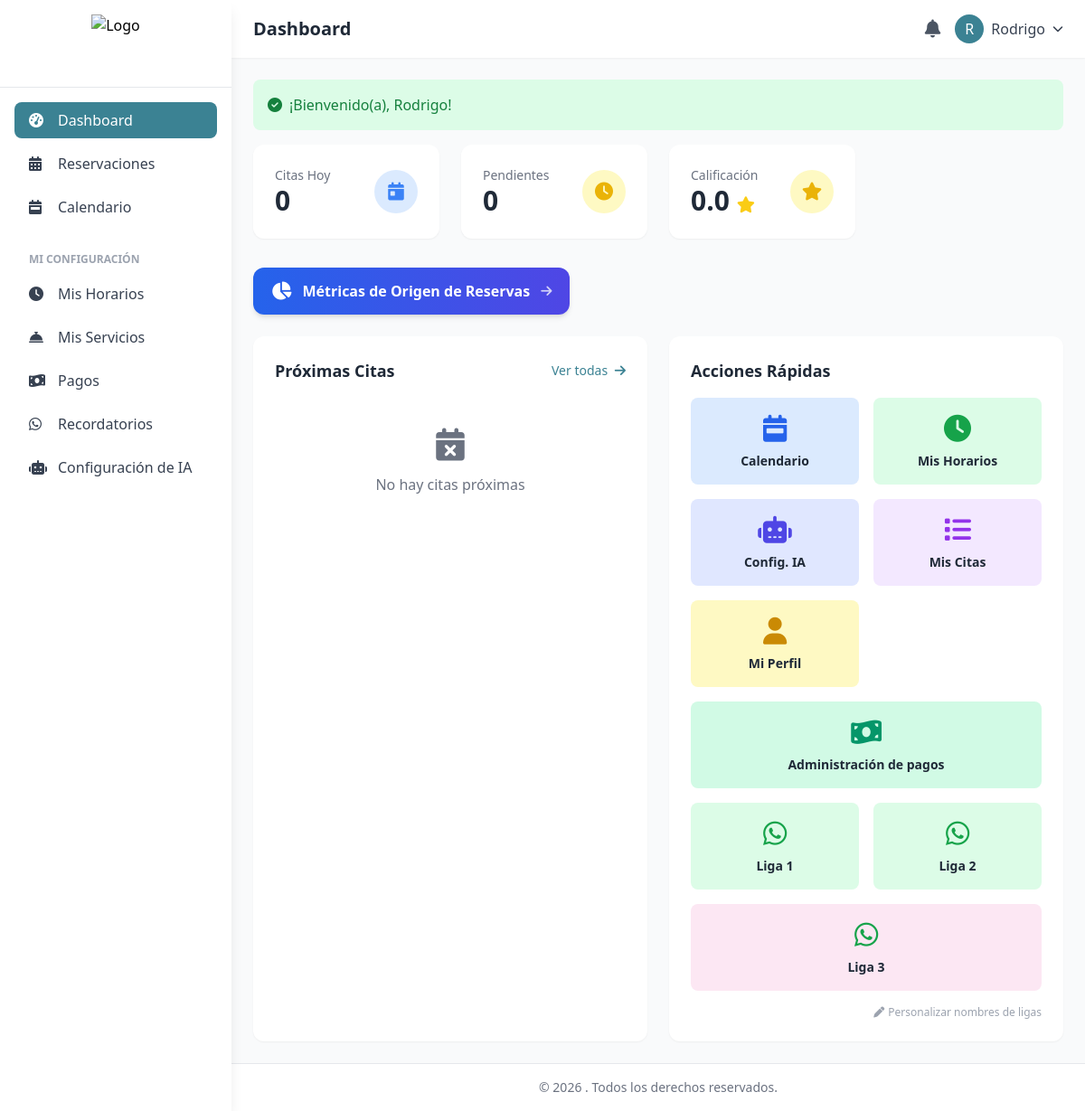
Page /dashboard (signed in) on the committed database.
### tables this page shows
CREATE TABLE `especialistas` (
  `id` int(11) NOT NULL,
  `usuario_id` int(11) NOT NULL,
  `sucursal_id` int(11) NOT NULL,
  `profesion` varchar(100) DEFAULT NULL,
  `especialidad` varchar(150) DEFAULT NULL,
  `descripcion` text,
  `experiencia_anos` int(11) DEFAULT '0',
  `tarifa_base` decimal(10,2) DEFAULT '0.00',
  `duracion_cita_default` int(11) DEFAULT '30' COMMENT 'minutos',
  `calificacion_promedio` decimal(3,2) DEFAULT '0.00',
  `total_resenas` int(11) DEFAULT '0',
  `foto` varchar(255) DEFAULT NULL,
  `activo` tinyint(1) DEFAULT '1',
  `created_at` timestamp NOT NULL DEFAULT CURRENT_TIMESTAMP,
  `updated_at` timestamp NOT NULL DEFAULT CURRENT_TIMESTAMP ON UPDATE CURRENT_TIMESTAMP,
  `nombre_liga1` varchar(60) DEFAULT NULL COMMENT 'Nombre personalizado para Liga 1',
  `nombre_liga2` varchar(60) DEFAULT NULL COMMENT 'Nombre personalizado para Liga 2',
  `nombre_liga3` varchar(60) DEFAULT NULL COMMENT 'Nombre personalizado para Liga 3'
);

### app/controllers/DashboardController.php (called while the page is built, shortened)
<?php
require_once __DIR__ . '/BaseController.php';
class DashboardController extends BaseController {
    public function index() {
        $user = currentUser();
        $data = [
            'title' => 'Dashboard',
            'user' => $user
        ];
        switch ($user['rol_id']) {
            case ROLE_SPECIALIST:
                $data = array_merge($data, $this->getSpecialistStats($user['id']));
                break;
        }
        $this->render('dashboard/index', $data);
    }
    private function getSpecialistStats($userId) {
        $specialist = $this->db->fetch(
            "SELECT * FROM especialistas WHERE usuario_id = ?",
            [$userId]
        );
        $todayAppointments = $this->db->fetch(
            "SELECT COUNT(*) as total FROM reservaciones
             WHERE especialista_id = ? AND fecha_cita = CURDATE()",
            [$specialist['id']]
        )['total'];
        $pendingAppointments = $this->db->fetch(
            "SELECT COUNT(*) as total FROM reservaciones
             WHERE especialista_id = ? AND estado = 'pendiente'",
            [$specialist['id']]
        )['total'];
        $upcomingAppointments = $this->db->fetchAll(
            "SELECT r.*,
                    COALESCE(CONCAT(u.nombre, ' ', u.apellidos), r.nombre_cliente, 'Cliente sin registro') as cliente_nombre_completo,
                    u.nombre as cliente_nombre, u.apellidos as cliente_apellidos,
                    u.telefono as cliente_telefono, s.nombre as servicio_nombre
             FROM reservaciones r
             LEFT JOIN usuarios u ON r.cliente_id = u.id
             JOIN servicios s ON r.servicio_id = s.id
             WHERE r.especialista_id = ? AND r.fecha_cita >= CURDATE()
             AND r.estado IN ('pendiente', 'confirmada')
             ORDER BY r.fecha_cita, r.hora_inicio
             LIMIT 10",
            [$specialist['id']]
        );
        return [
            'specialist' => $specialist,
            'todayAppointments' => $todayAppointments,
            'pendingAppointments' => $pendingAppointments,
            'upcomingAppointments' => $upcomingAppointments
        ];
    }
}

### helpers/functions.php (called while the page is built, shortened)
<?php
function url($path = '') {
    return BASE_URL . '/' . ltrim($path, '/');
}
function e($text) {
    return htmlspecialchars($text ?? '', ENT_QUOTES, 'UTF-8');
}
function isLoggedIn() {
    return isset($_SESSION['user_id']);
}
function currentUser() {
    if (isLoggedIn()) {
        return $_SESSION['user'] ?? null;
    }
    return null;
}
function getWhatsAppUrl($mensaje, $telefono = null) {
    if ($telefono === null) {
        $telefono = '5214463762553';
    }
    $telefonoLimpio = preg_replace('/[^0-9]/', '', $telefono);
    $mensajeCodificado = urlencode($mensaje);
    return "https://wa.me/{$telefonoLimpio}?text={$mensajeCodificado}";
}

### config/database.php (called while the page is built, shortened)
<?php
class Database {
    private static $instance = null;
    private $connection;
    private function __construct() {
        try {
            $dsn = "mysql:host=" . DB_HOST . ";dbname=" . DB_NAME . ";charset=" . DB_CHARSET;
            $options = [
                PDO::ATTR_ERRMODE => PDO::ERRMODE_EXCEPTION,
                PDO::ATTR_DEFAULT_FETCH_MODE => PDO::FETCH_ASSOC,
                PDO::ATTR_EMULATE_PREPARES => false,
            ];
            $this->connection = new PDO($dsn, DB_USER, DB_PASS, $options);
            $this->connection->exec("SET NAMES utf8mb4");
            $this->connection->exec("SET CHARACTER SET utf8mb4");
            if (defined('APP_TIMEZONE')) {
                $tz = new DateTimeZone(APP_TIMEZONE);
                $now = new DateTime('now', $tz);
                $offsetSeconds = $tz->getOffset($now);
                $sign = $offsetSeconds >= 0 ? '+' : '-';
                $abs = abs($offsetSeconds);
                $hours = str_pad((string) floor($abs / 3600), 2, '0', STR_PAD_LEFT);
                $minutes = str_pad((string) floor(($abs % 3600) / 60), 2, '0', STR_PAD_LEFT);
                $mysqlTz = $sign . $hours . ':' . $minutes;
                $this->connection->exec("SET time_zone = '{$mysqlTz}'");
            }
        } catch (PDOException $e) {
            die("Error de conexión a la base de datos: " . $e->getMessage());
        }
    }
    public static function getInstance() {
        if (self::$instance === null) {
            self::$instance = new self();
        }
        return self::$instance;
    }
    public function query($sql, $params = []) {
        $stmt = $this->connection->prepare($sql);
        $stmt->execute($params);
        return $stmt;
    }
    public function fetch($sql, $params = []) {
        return $this->query($sql, $params)->fetch();
    }
}

### app/views/dashboard/index.php (the view, shortened to what this page needs)
<?php
$user = currentUser();
$rolId = $user['rol_id'];
?>
<div class="grid grid-cols-1 md:grid-cols-2 lg:grid-cols-4 gap-6 mb-8">
    <?php if ($rolId == ROLE_SPECIALIST): ?>
    <div class="bg-white rounded-xl shadow-sm p-6">
        <div class="flex items-center justify-between">
            <div>
                <p class="text-sm text-gray-500">Citas Hoy</p>
                <p class="text-3xl font-bold text-gray-800"><?= $todayAppointments ?? 0 ?></p>
            </div>
            <div class="w-12 h-12 bg-blue-100 rounded-full flex items-center justify-center">
                <i class="fas fa-calendar-day text-blue-500 text-xl"></i>
            </div>
        </div>
    </div>
    <div class="bg-white rounded-xl shadow-sm p-6">
        <div class="flex items-center justify-between">
            <div>
                <p class="text-sm text-gray-500">Pendientes</p>
                <p class="text-3xl font-bold text-gray-800"><?= $pendingAppointments ?? 0 ?></p>
            </div>
            <div class="w-12 h-12 bg-yellow-100 rounded-full flex items-center justify-center">
                <i class="fas fa-clock text-yellow-500 text-xl"></i>
            </div>
        </div>
    </div>
    <div class="bg-white rounded-xl shadow-sm p-6">
        <div class="flex items-center justify-between">
            <div>
                <p class="text-sm text-gray-500">Calificación</p>
                <p class="text-3xl font-bold text-gray-800">
                    <?= number_format($specialist['calificacion_promedio'] ?? 0, 1) ?>
                    <i class="fas fa-star text-yellow-400 text-lg"></i>
                </p>
            </div>
            <div class="w-12 h-12 bg-yellow-100 rounded-full flex items-center justify-center">
                <i class="fas fa-star text-yellow-500 text-xl"></i>
            </div>
        </div>
    </div>
    <?php endif; ?>
</div>
<?php if ($rolId == ROLE_SUPERADMIN || $rolId == ROLE_BRANCH_ADMIN || $rolId == ROLE_SPECIALIST): ?>
<div class="mb-6">
    <a href="<?= url('/metricas/origen-reservas') ?>"
       class="inline-flex items-center gap-3 px-5 py-3 bg-gradient-to-r from-blue-600 to-indigo-600 text-white rounded-xl shadow-md hover:from-blue-700 hover:to-indigo-700 transition font-semibold">
        <i class="fas fa-chart-pie text-xl"></i>
        <span>Métricas de Origen de Reservas</span>
        <i class="fas fa-arrow-right text-sm opacity-75"></i>
    </a>
</div>
<?php endif; ?>
<div class="grid grid-cols-1 lg:grid-cols-2 gap-6">
    <div class="bg-white rounded-xl shadow-sm p-6">
        <div class="flex justify-between items-center mb-4">
            <h3 class="text-lg font-semibold text-gray-800">
                <?= $rolId == ROLE_CLIENT ? 'Mis Próximas Citas' : 'Próximas Citas' ?>
            </h3>
            <a href="<?= url($rolId == ROLE_CLIENT ? '/mis-citas' : '/reservaciones') ?>" class="text-primary text-sm hover:underline">
                Ver todas <i class="fas fa-arrow-right ml-1"></i>
            </a>
        </div>
        <?php if (empty($upcomingAppointments)): ?>
        <div class="text-center py-8 text-gray-500">
            <i class="fas fa-calendar-times text-4xl mb-3"></i>
            <p>No hay citas próximas</p>
        </div>
        <?php endif; ?>
    </div>
    <div class="bg-white rounded-xl shadow-sm p-6">
        <?php if ($rolId == ROLE_SUPERADMIN || $rolId == ROLE_BRANCH_ADMIN): ?>
        <h3 class="text-lg font-semibold text-gray-800 mb-4">Actividad del Mes</h3>
        <canvas id="monthlyChart" height="200"></canvas>
        <script>
        document.addEventListener('DOMContentLoaded', function() {
            const ctx = document.getElementById('monthlyChart');
            if (ctx) {
                new Chart(ctx, {
                    type: 'bar',
                    data: {
                        labels: <?= json_encode(array_map(function($s) {
                            return date('M Y', strtotime($s['mes'] . '-01'));
                        }, $monthlyStats ?? [])) ?>,
                        datasets: [{
                            label: 'Citas',
                            data: <?= json_encode(array_column($monthlyStats ?? [], 'total_citas')) ?>,
                            backgroundColor: 'rgba(59, 130, 246, 0.5)',
                            borderColor: 'rgb(59, 130, 246)',
                            borderWidth: 1
                        }]
                    },
                    options: {
                        responsive: true,
                        plugins: {
                            legend: {
                                display: false
                            }
                        },
                        scales: {
                            y: {
                                beginAtZero: true
                            }
                        }
                    }
                });
            }
        });
        </script>
        <?php else: ?>
        <h3 class="text-lg font-semibold text-gray-800 mb-4">Acciones Rápidas</h3>
        <div class="grid grid-cols-2 gap-4">
            <?php if ($rolId == ROLE_CLIENT): ?>
            <a href="<?= url('/reservaciones/nueva') ?>" class="p-4 bg-blue-100 rounded-lg text-center hover:bg-blue-200 transition">
                <i class="fas fa-plus-circle text-3xl text-blue-600 mb-2"></i>
                <p class="text-sm font-semibold text-gray-800">Nueva Cita</p>
            </a>
            <a href="<?= url('/mis-citas') ?>" class="p-4 bg-green-100 rounded-lg text-center hover:bg-green-200 transition">
                <i class="fas fa-calendar-alt text-3xl text-green-600 mb-2"></i>
                <p class="text-sm font-semibold text-gray-800">Mis Citas</p>
            </a>
            <a href="<?= url('/perfil') ?>" class="p-4 bg-purple-100 rounded-lg text-center hover:bg-purple-200 transition">
                <i class="fas fa-user text-3xl text-purple-600 mb-2"></i>
                <p class="text-sm font-semibold text-gray-800">Mi Perfil</p>
            </a>
            <a href="<?= url('/notificaciones') ?>" class="p-4 bg-yellow-100 rounded-lg text-center hover:bg-yellow-200 transition">
                <i class="fas fa-bell text-3xl text-yellow-600 mb-2"></i>
                <p class="text-sm font-semibold text-gray-800">Notificaciones</p>
            </a>
            <?php elseif ($rolId == ROLE_SPECIALIST): ?>
            <a href="<?= url('/calendario') ?>" class="p-4 bg-blue-100 rounded-lg text-center hover:bg-blue-200 transition">
                <i class="fas fa-calendar-week text-3xl text-blue-600 mb-2"></i>
                <p class="text-sm font-semibold text-gray-800">Calendario</p>
            </a>
            <a href="<?= url('/especialistas/horarios') ?>" class="p-4 bg-green-100 rounded-lg text-center hover:bg-green-200 transition">
                <i class="fas fa-clock text-3xl text-green-600 mb-2"></i>
                <p class="text-sm font-semibold text-gray-800">Mis Horarios</p>
            </a>
            <a href="<?= url('/ia') ?>" class="p-4 bg-indigo-100 rounded-lg text-center hover:bg-indigo-200 transition">
                <i class="fas fa-robot text-3xl text-indigo-600 mb-2"></i>
                <p class="text-sm font-semibold text-gray-800">Config. IA</p>
            </a>
            <a href="<?= url('/reservaciones') ?>" class="p-4 bg-purple-100 rounded-lg text-center hover:bg-purple-200 transition">
                <i class="fas fa-list text-3xl text-purple-600 mb-2"></i>
                <p class="text-sm font-semibold text-gray-800">Mis Citas</p>
            </a>
            <a href="<?= url('/perfil') ?>" class="p-4 bg-yellow-100 rounded-lg text-center hover:bg-yellow-200 transition">
                <i class="fas fa-user text-3xl text-yellow-600 mb-2"></i>
                <p class="text-sm font-semibold text-gray-800">Mi Perfil</p>
            </a>
            <a href="<?= url('/pagos') ?>" class="p-4 bg-emerald-100 rounded-lg text-center hover:bg-emerald-200 transition col-span-2">
                <i class="fas fa-money-bill-wave text-3xl text-emerald-600 mb-2"></i>
                <p class="text-sm font-semibold text-gray-800">Administraci&oacute;n de pagos</p>
            </a>
            <?php
            $liga1 = e($specialist['nombre_liga1'] ?? 'Liga 1');
            $liga2 = e($specialist['nombre_liga2'] ?? 'Liga 2');
            $liga3 = e($specialist['nombre_liga3'] ?? 'Liga 3');
            $urlLiga1 = getWhatsAppUrl("Hola quiero reservar con " . $user["nombre"] . " " . $user["apellidos"]);
            $urlLiga2 = getWhatsAppUrl("Hola me gustaria reservar con " . $user["nombre"] . " " . $user["apellidos"]);
            $urlLiga3 = getWhatsAppUrl("Hola deseo reservar con " . $user["nombre"] . " " . $user["apellidos"]);
            ?>
            <button type="button" onclick="abrirLigaWhatsApp(this)"
                    data-liga-url="<?= e($urlLiga1) ?>" data-liga-nombre="<?= $liga1 ?>" aria-haspopup="dialog"
                    class="p-4 bg-green-100 rounded-lg text-center hover:bg-green-200 transition cursor-pointer w-full">
                <i class="fab fa-whatsapp text-3xl text-green-600 mb-2"></i>
                <p class="text-sm font-semibold text-gray-800"><?= $liga1 ?></p>
            </button>
            <button type="button" onclick="abrirLigaWhatsApp(this)"
                    data-liga-url="<?= e($urlLiga2) ?>" data-liga-nombre="<?= $liga2 ?>" aria-haspopup="dialog"
                    class="p-4 bg-green-100 rounded-lg text-center hover:bg-green-200 transition cursor-pointer w-full">
                <i class="fab fa-whatsapp text-3xl text-green-600 mb-2"></i>
                <p class="text-sm font-semibold text-gray-800"><?= $liga2 ?></p>
            </button>
            <button type="button" onclick="abrirLigaWhatsApp(this)"
                    data-liga-url="<?= e($urlLiga3) ?>" data-liga-nombre="<?= $liga3 ?>" aria-haspopup="dialog"
                    class="p-4 bg-pink-100 rounded-lg text-center hover:bg-pink-200 transition cursor-pointer w-full col-span-2">
                <i class="fab fa-whatsapp text-3xl text-green-600 mb-2"></i>
                <p class="text-sm font-semibold text-gray-800"><?= $liga3 ?></p>
            </button>
            <div class="col-span-2 flex justify-end">
                <button onclick="document.getElementById('formNombresLigas').classList.toggle('hidden')"
                        class="text-xs text-gray-400 hover:text-gray-600 transition flex items-center gap-1">
                    <i class="fas fa-pen text-xs"></i> Personalizar nombres de ligas
                </button>
            </div>
            <?php endif; ?>
        </div>
        <?php endif; ?>
    </div>
</div>

### rows in the picture
especialistas: calificacion_promedio "0.0", nombre_liga1 "Liga 1", nombre_liga2 "Liga 2", nombre_liga3 "Liga 3"

### other values in the picture
$title "Dashboard"
substr($user['nombre'] ?? 'U', 0, 1) "R"
$user['nombre'] "Rodrigo"
$flash['message'] "¡Bienvenido(a), Rodrigo!"
$todayAppointments "0"
$pendingAppointments "0"
